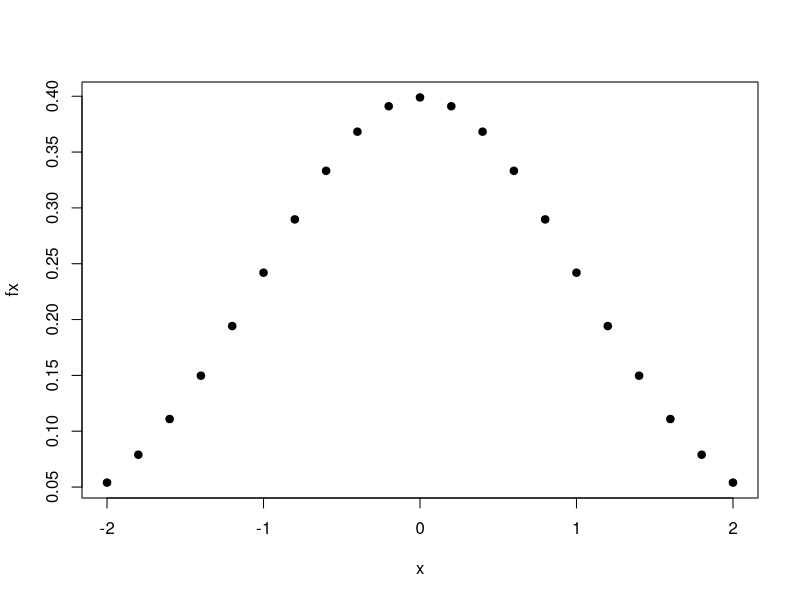
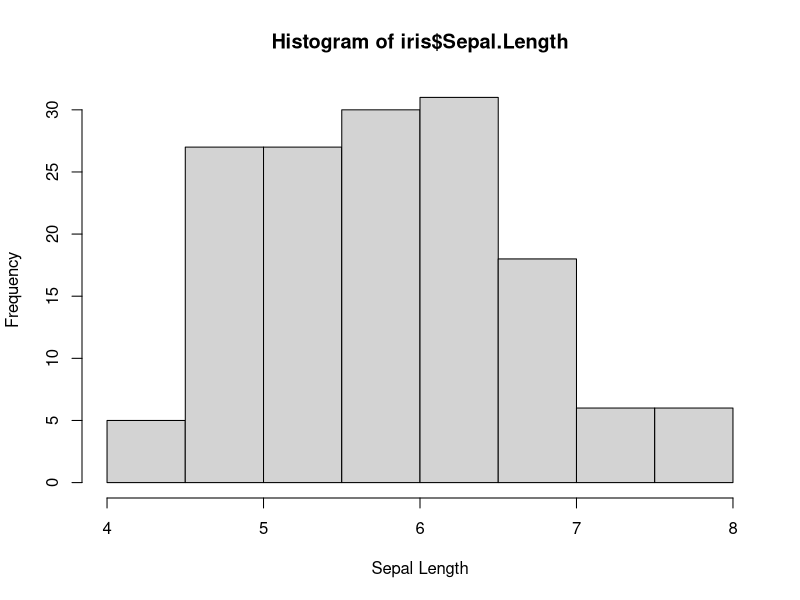
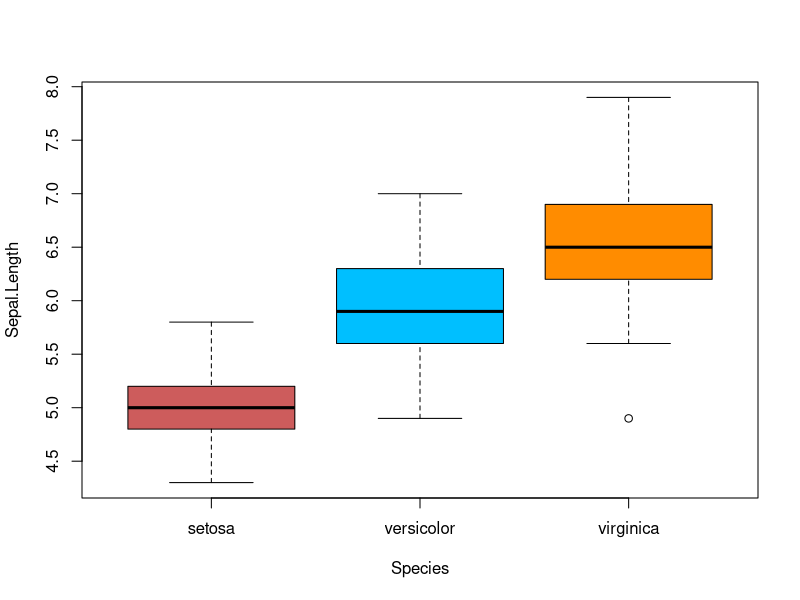
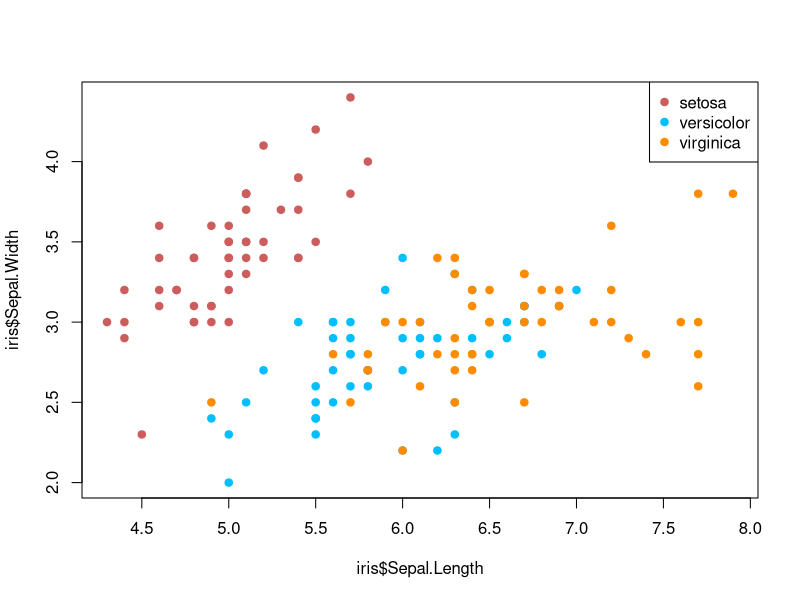
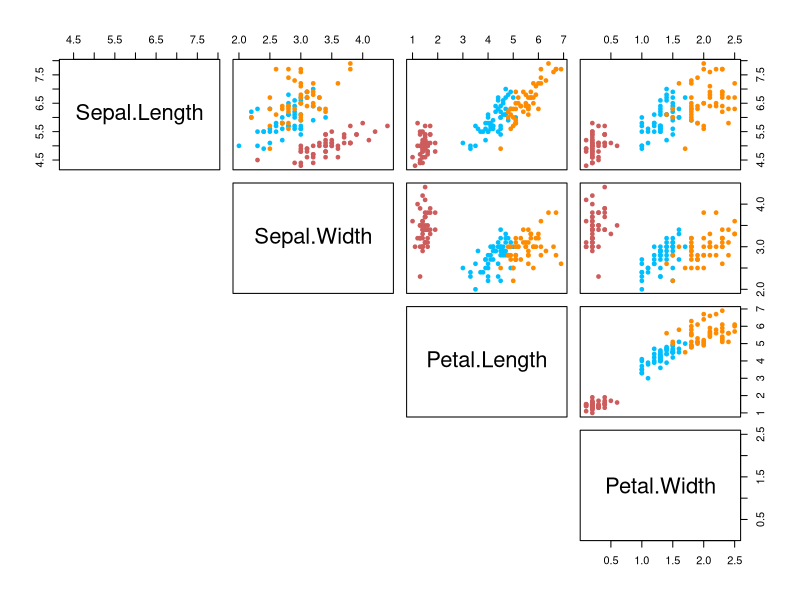
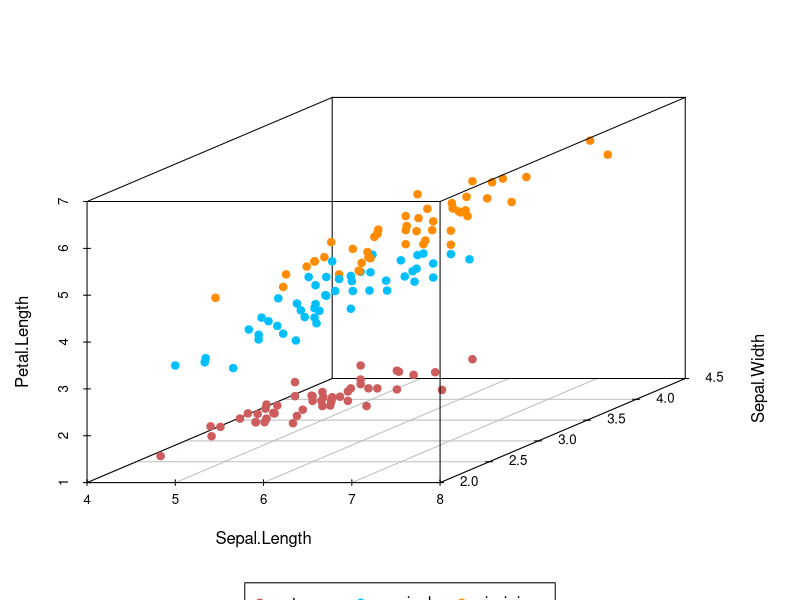

Write the R code that produced these figures, in order.
## ---- chunk 1
knitr::opts_chunk$set(echo = TRUE)
knitr::opts_chunk$set(message = FALSE)
options(width = 1000)
## ---- chunk 2
    # Basic mathematics
    1 + 3
    3*5
    3^5
    exp(2)
    log(3)
    log2(3)
    factorial(5)
## ---- chunk 3
    # vector
    c(1,2,3,4)
    # matrix 
    matrix(c(1,2,3,4), 2, 2)
    # create matrix from vectors 
    x = c(1,1,1,0,0,0); y = c(1,0,1,0,1,0)
    cbind(x,y)
    # matrix multiplication
    matrix(c(1,2,3,4), 2, 2) %*% t(cbind(x,y))
    # some simple operations 
    x[3]
    x[2:5]
    cbind(x,y)[1:2, ]
    x + 1
    length(x)
    dim(cbind(x,y))
    # A warning will be issued when R detects something wrong. Results may still be produced.
    x + c(1,2,3,4)
## ---- chunk 4
    # generate 10 Bernoulli random variables as a vector
    rbinom(n=10, size = 1, prob = 0.5)
    # 2 random normally distributed variables
    rnorm(n=4, mean = 1, sd = 2)
## ---- chunk 5
    # generate a sequence of numbers from -2 to 2
    x = seq(-2, 2, by = 0.2)
    # calculate normal pdf on these points
    fx = dnorm(x, mean = 0, sd = 1)
    
    # plot them in a figure
    plot(x, fx, pch = 19)
## ---- chunk 6
    # after setting the seed, the random generation will follow a particular sequence
    set.seed(1)
    rnorm(n=4, mean = 1, sd = 2)
    
    # if we don't reset the seed, a new set of random numbers will be generated 
    rnorm(n=4, mean = 1, sd = 2)
    
    # if we rest the seed, we will replicate exactly the same results as the first vector
    set.seed(1)
    rnorm(n=4, mean = 1, sd = 2)
## ---- chunk 7
    x = rnorm(n=100, mean = 1, sd = 2)
    y = rnorm(n=100, mean = 2, sd = 1)
    sum(x)
    mean(x)
    var(x)
    median(x)
    quantile(x, c(0.25, 0.5, 0.75))
    cor(x, y)
## ---- chunk 8
    set.seed(1); n = 1000
    x = rbinom(n, size = 1, prob = 0.75)
    y = rbinom(n, size = 3, prob = c(0.4, 0.3, 0.2, 0.1))
    table(x)
    
    # this will be a cross table
    table(x, y)
## ---- chunk 9
    # data.frame is a special data structure that can store both factor and numeric variables
    z = runif(n, min = 18, max = 65)
    data = data.frame("Gender" = as.factor(x), "Group" = as.factor(y), "Age" = z)
    levels(data$Gender) = c("male", "female")
    levels(data$Group) = c("patient", "physician", "engineer", "statistician")
    
    # a peek at the top 3 entries of the data
    head(data, 3)
    
    # a brief summary
    summary(data)
## ---- chunk 10
    # read-in the data
    data(iris)
    
    # a peek at the top observations 
    head(iris)

    # number of observations for different species
    table(iris$Species)
    
    # suppose we are interested in the mean of first 4 variables by species
    aggregate(iris[, 1:4], list(iris$Species), mean)
## ---- chunk 11
    # first, we produce a histogram of the Sepal.Length variable 
    hist(iris$Sepal.Length, xlab = "Sepal Length")

    # bar plot can be used to compare different variables or the same variable in different groups
    # the following boxplot compares Sepal.Length across different species
    # you can easily color them
    boxplot(Sepal.Length ~ Species, data=iris, col=c("indianred", "deepskyblue", "darkorange"))
    
    # schatter plot is usually used for two variables
    # but we can color them using a third, categorical varaible
    # remeber to add legend for readability
    plot(iris$Sepal.Length, iris$Sepal.Width, pch = 19,
         col = c("indianred","deepskyblue", "darkorange")[iris$Species])
    legend("topright", c("setosa", "versicolor", "virginica"), 
           pch = 19, col = c("indianred","deepskyblue", "darkorange"))
    
    # to incorporate more than two variables, we can either use 3d plots
    # or do pairwise plots for each pair of variables
    
    pairs(iris[,1:4], pch = 19,  cex = 0.75, lower.panel=NULL,
          col = c("indianred","deepskyblue", "darkorange")[iris$Species])
## ---- chunk 12
    # The MASS package can be used to generate multivariate normal distribution 
    # This package is already included with the base R
    library(MASS)
    P = 4; N = 200
    V <- 0.5^abs(outer(1:P, 1:P, "-"))
    X = as.matrix(mvrnorm(N, mu=rep(0,P), Sigma=V))
    head(X, 3)
## ---- chunk 13
    # load the package
    library(scatterplot3d) 

    # now produce a 3d plot
    scatterplot3d(iris[,1:3], pch = 19, 
                  color=c("indianred","deepskyblue", "darkorange")[iris$Species])
    legend("bottom", legend = levels(iris$Species), pch = 19,
           col = c("indianred","deepskyblue", "darkorange"),
      inset = -0.3, xpd = TRUE, horiz = TRUE)
## ---- chunk 14
    # Summarizes Gender vs. Group
    table(data[, 1:2])
## ---- chunk 15
    set.seed(1); n = 30
    x = rnorm(n)
    y = x + rnorm(n, sd = 2)
    z = x + rnorm(n, sd = 2)
    
    # Calculate Pearson's correlation and tests
    cor(y, z)
    cor.test(y, z)
## ---- chunk 16
    t.test(data$Age ~ data$Gender)
## ---- chunk 17
    # Construct the 2 by 2 table as the dataset
    TeaTasting <- matrix(c(3, 1, 1, 3), nrow = 2,
                         dimnames = list(Guess = c("Milk", "Tea"), Truth = c("Milk", "Tea")))
    TeaTasting
    
    # In this case, the p-value is not significant
    fisher.test(TeaTasting,  alternative = "greater")

    # Later on, we will learn that some alternative tests can be used
    # For example, the chi-square test
    chisq.test(TeaTasting)
## ---- chunk 18
    # the lm() function is the most commonly used
    fit = lm(y~x)
    summary(fit)
## ---- chunk 19
    # the lm() function is the most commonly used
    myfun <- function(a, b)
    {
      return(a %*% b)
    }

    x1 = rnorm(100)
    x2 = rnorm(100)
    myfun(x1, x2)
## ---- chunk 20
    # the lm() function is the most commonly used
    myfun <- function(a, b)
    {
      return(list("prod" = a %*% b, "cor" = cor(a, b)))
    }

    myfun(x1, x2)
## ---- chunk 21
    fit$coefficients
## ---- chunk 22
    f <- function(b, X, Y)
    {
      length(Y)^{-1}*0.5*sum((Y - X %*% as.matrix(b))^2)
    }
    
    # We use an optimization function: 
    # the first argument is the inital value for beta
    # the second argument is the objective function
    # the rest of the arguments are additional information used
    # in calculating the objective function

    solution = optim(rep(0, 2), f, X = cbind(1, x), Y = y)
    solution$par
